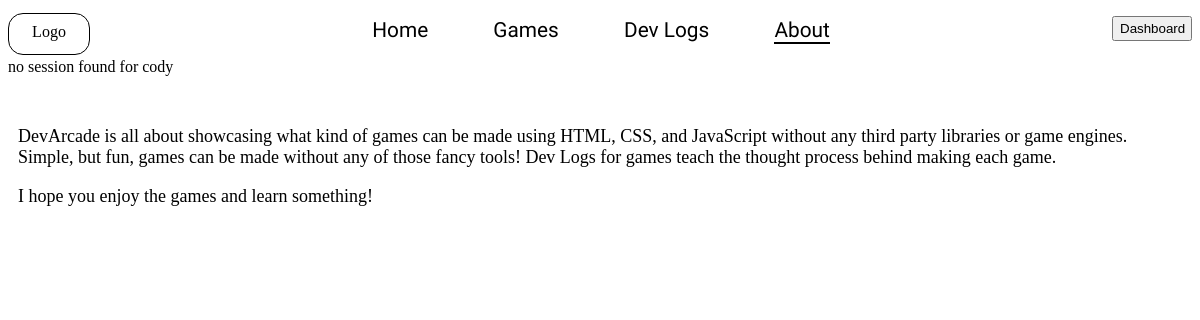
/public/About.php, run on an earlier commit of the app's database.
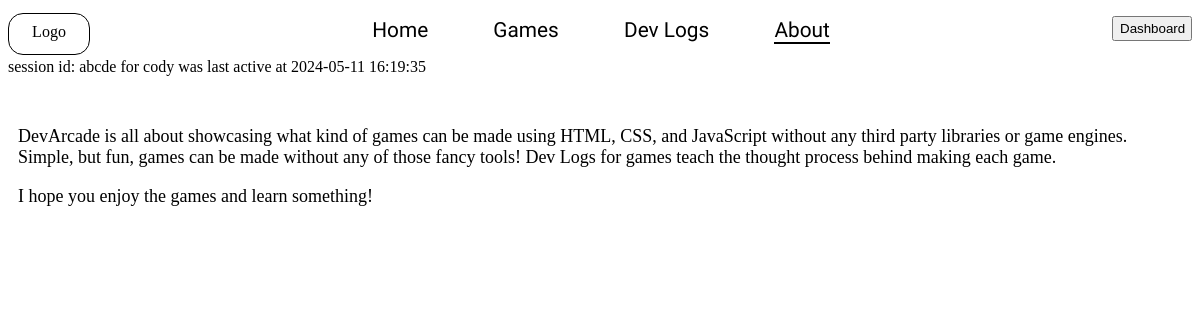
And on a later commit of the database.
### tables this page shows
create table Sessions(
    sessionId varchar(255) not null,
    userName varchar(20) not null,
    lastActive datetime not null,
    primary key (sessionId),
    foreign key (username) references Users(username)
);

### includes/Page.php (the view, shortened to what this page needs)
<?php
class Page {
    private $dbConn;
    private $loggedIn = false;
    function __construct(string $title, $dbConn) {
        $this->dbConn = $dbConn;
    }
    public function checkLogin(string $sessionId, string $username) : bool {
        $sql = 'select sessionId, lastActive
                from Sessions join Users on Sessions.username = Users.username
                where Users.username = :username
                order by Sessions.lastActive desc limit 1';
        $stmt = $this->dbConn->prepare($sql);
        $stmt->bindParam(':username', $username);
        $stmt->execute();
        $result = $stmt->fetch(PDO::FETCH_ASSOC);
        if ($result) {
            $lastActive = $result['lastActive'];
            echo "session id: $sessionId for $username was last active at $lastActive";
        }
        else {
            echo "no session found for $username";
        }
        return $this->loggedIn;
    }
}

### includes/header.php (shortened to what this page needs)
<?php $scriptName = basename($_SERVER['SCRIPT_NAME'], '.php');
$loggedIn = true;
?>
<!DOCTYPE html>
<html lang="en-US">
<head>
    <link rel="stylesheet" href="../public/styles/navbar.css">
    <?php if($scriptName == 'About') echo '<link rel="stylesheet" href="../public/styles/About.css">'; ?>
    <?php if($loggedIn) echo '<link rel="stylesheet" href="../public/styles/dashboard.css">'; ?>
</head>

### includes/navbar.php (shortened to what this page needs)
<nav>
    <div class="navbar-container">
        <a class="logo" href="../public/Home.php">Logo</a>
        <ul class="navbar">
            <li <?php if ($title == 'Home') echo 'class="active"';?> >
                <a href="../public/Home.php">Home</a>
            </li>
            <li <?php if ($title == 'Games') echo 'class="active"';?> >
                <a href="../public/Games.php">Games</a>
            </li>
            <li <?php if ($title == 'DevLogs') echo 'class="active"';?> >
                <a href="../public/DevLogs.php">Dev Logs</a>
            </li>
            <li <?php if ($title == 'About') echo 'class="active"';?> >
                <a href="../public/About.php">About</a>
            </li>
        </ul>
        <?php if ($loggedIn) echo '
        <div id="dashboard-wrapper">
                <input type="button" id="dashboard-button" value="Dashboard">
        </div>
        ';
         ?>
    </div>
</nav>

### public/About.php
<?php
$title = 'About';
include('../includes/db.php');
include('../includes/Page.php');
include('../includes/header.php');
include('../includes/navbar.php');
echo '<body>';
$page = new Page($title, $dbConn);
echo $page->checkLogin('abcde', 'cody');
echo '
<div class="about-wrapper">
    <div class="about-text">
        <p>DevArcade is all about showcasing what kind of games can be made using HTML, CSS, and JavaScript without
        any third party libraries or game engines. Simple, but fun, games can be made without any of those fancy tools!
        Dev Logs for games teach the thought process behind making each game.</p>
        <p>I hope you enjoy the games and learn something!</p>
    </div>
</div>
';
include('../includes/footer.php');

### public/styles/navbar.css (style rules this page uses)
:root { --bg: #fff; --text: #000; --text-active: #fff; --highlight: #00dbff; --shadow: #333; }
.navbar-container { display: flex; margin-left: auto; margin-right: auto; height: 50px; align-self: flex-start; }
#dashboard-button { width: 80px; height: 25px; cursor: pointer; margin-top: 8px; }
.logo { margin-top: 5px; text-align: center; line-height: 35px; border: solid 1px black; border-radius: 15px; height: 40px; width: 80px; cursor: pointer; text-decoration: none; color: #000; }
.navbar { font-family: Urbanist; font-size: 1.3em; list-style: none; text-align: center; min-width: 600px; margin-left: auto; margin-right: auto; margin-top: 0; padding: 0; }
.navbar li { display: inline-block; padding: 10px 30px; }
.navbar li a { border-bottom: solid 2px #fff; text-decoration: none; color: var(--text); cursor: pointer; transition: .1s; }
.navbar li.active a { border-bottom: solid 2px #000; }

### public/styles/About.css (style rules this page uses)
.about-wrapper { margin-top: 50px; max-width: 1400px; margin-left: auto; margin-right: auto; }
.about-text { margin: 10px; font-size: 18px; }

What changed in the data, as far as the page shows it:
added sessions: lastActive "2024-05-11 16:19:35"
Also different on the page:
$sessionId: (not shown) → "abcde"
$username: (not shown) → "cody"
$username: "cody" → (not shown)
text no longer shown: "no session found for"
text now shown: "session id: for was last active at"
